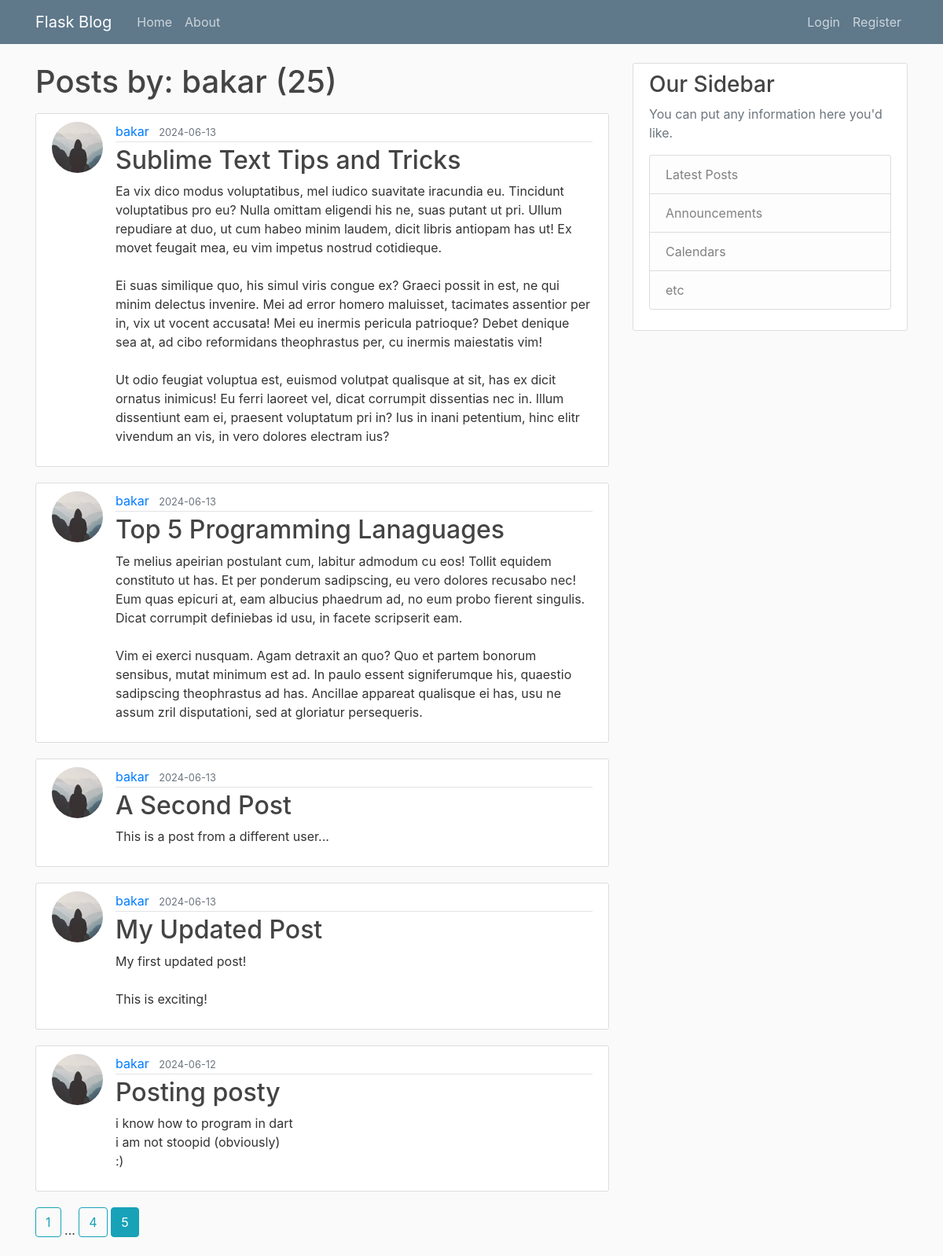
/user/bakar?page=5, run on the app's committed database.
### flaskblog/models.py (models this page shows, shortened)
class User(db.Model, UserMixin):
    id = db.Column(db.Integer, primary_key=True)
    username = db.Column(db.String(20), unique=True, nullable=False)
    email = db.Column(db.String(120), unique=True, nullable=False)
    image_file = db.Column(db.String(20), nullable=False, default='default.jpg')
    password = db.Column(db.String(60), nullable=False)
    posts = db.relationship('Post', backref='author', lazy=True)

class Post(db.Model):
    id = db.Column(db.Integer, primary_key = True)
    title = db.Column(db.String(100), nullable=False)
    date_posted = db.Column(db.DateTime, nullable=False, default=datetime.now)
    content = db.Column(db.Text, nullable=False)
    author_id = db.Column(db.Integer, db.ForeignKey('user.id'), nullable=False)

### flaskblog/users/routes.py (the view)
@users.route("/user/<string:username>")
def user_posts(username):
    page = request.args.get('page', 1, type=int)
    user = User.query.filter_by(username=username).first_or_404()
    posts = Post.query.filter_by(author=user).order_by(Post.date_posted.desc()).paginate(per_page=5, page=page)
    return render_template('user_posts.html', posts=posts, user=user)

### flaskblog/templates/user_posts.html
{% extends "layout.html" %}
{% block content %}
    <h1 class="mb-3">Posts by: {{ user.username }} ({{posts.total}})</h1>
    {% for post in posts.items %}
        <article class="media content-section">
          <img class="rounded-circle article-img" src="{{ url_for('static', filename='profile_pics/' + post.author.image_file)}}">
          <div class="media-body">
            <div class="article-metadata">
              <a class="mr-2" href="{{url_for('users.user_posts', username=post.author.username)}}">{{ post.author.username }}</a>
              <small class="text-muted">{{ post.date_posted.strftime('%Y-%m-%d') }}</small>
            </div>
            <h2><a class="article-title" href="{{ url_for('posts.post', post_id=post.id)}}">{{ post.title }}</a></h2>
            <p class="article-content">{{ post.content }}</p>
          </div>
        </article>
    {% endfor %}
    {% for page_num in posts.iter_pages(left_edge=1, right_edge=1, left_current=1, right_current=2) %}
        {% if page_num %}
          {% if posts.page == page_num %}
            <a href="{{url_for('users.user_posts', username=user.username, page=page_num)}}" class="btn btn-info mb-4">{{page_num}}</a>
          {% else %}
          <a href="{{url_for('users.user_posts', username=user.username, page=page_num)}}" class="btn btn-outline-info mb-4">{{page_num}}</a>
          {% endif %}
        {% else %}
        ...
        {% endif%}
    {% endfor %}
{% endblock content %}

### flaskblog/static/css/main.css (style rules this page uses)
body { background: #fafafa; color: #333333; margin-top: 5rem; }
h1, h2, h3, h4, h5, h6 { color: #444444; }
.content-section { background: #ffffff; padding: 10px 20px; border: 1px solid #dddddd; border-radius: 3px; margin-bottom: 20px; }
.article-title { color: #444444; }
.article-content { white-space: pre-line; }
.article-img { height: 65px; width: 65px; margin-right: 16px; }
.article-metadata { padding-bottom: 1px; margin-bottom: 4px; border-bottom: 1px solid #e3e3e3 }

### data on the page
User: username "bakar"
Post: image_file (picture), author.username "bakar", date_posted "2024-06-13", title "Sublime Text Tips and Tricks", content "Ea vix dico modus voluptatibus, mel iudico suavitate iracundia eu. Tincidunt voluptatibus pro eu? Nulla omittam eligendi his ne, suas putant ut pri. Ullum repudiare at duo, ut cum habeo minim laudem, dicit libris antiopam has ut! Ex movet feugait mea, eu vim impetus nostrud cotidieque. Ei suas similique quo, his simul viris congue ex? Graeci possit in est, ne qui minim delectus invenire. Mei ad error homero maluisset, tacimates assentior per in, vix ut vocent accusata! Mei eu inermis pericula patrioque? Debet denique sea at, ad cibo reformidans theophrastus per, cu inermis maiestatis vim! Ut odio feugiat voluptua est, euismod volutpat qualisque at sit, has ex dicit ornatus inimicus! Eu…"
Post: image_file (picture), author.username "bakar", date_posted "2024-06-13", title "Top 5 Programming Lanaguages", content "Te melius apeirian postulant cum, labitur admodum cu eos! Tollit equidem constituto ut has. Et per ponderum sadipscing, eu vero dolores recusabo nec! Eum quas epicuri at, eam albucius phaedrum ad, no eum probo fierent singulis. Dicat corrumpit definiebas id usu, in facete scripserit eam. Vim ei exerci nusquam. Agam detraxit an quo? Quo et partem bonorum sensibus, mutat minimum est ad. In paulo essent signiferumque his, quaestio sadipscing theophrastus ad has. Ancillae appareat qualisque ei has, usu ne assum zril disputationi, sed at gloriatur persequeris."
Post: image_file (picture), author.username "bakar", date_posted "2024-06-13", title "A Second Post", content "This is a post from a different user..."
Post: image_file (picture), author.username "bakar", date_posted "2024-06-13", title "My Updated Post", content "My first updated post! This is exciting!"
Post: image_file (picture), author.username "bakar", date_posted "2024-06-12", title "Posting posty", content "i know how to program in dart i am not stoopid (obviously) :)"

### other printed values
{{ posts.total }} "25"
{{ page_num }} "1" "4"
{{ page_num }} "5"
